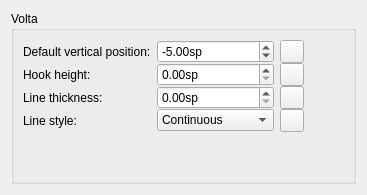
      <widget class="QWidget" name="page_2">
       <layout class="QVBoxLayout" name="verticalLayout_46">
        <item>
         <widget class="QGroupBox" name="groupBox_15">
          <property name="title">
           <string>Volta</string>
          </property>
          <layout class="QGridLayout" name="gridLayout0">
           <property name="verticalSpacing">
            <number>0</number>
           </property>
           <item row="0" column="3">
            <spacer name="horizontalSpacer_5">
             <property name="orientation">
              <enum>Qt::Horizontal</enum>
             </property>
             <property name="sizeHint" stdset="0">
              <size>
               <width>40</width>
               <height>20</height>
              </size>
             </property>
            </spacer>
           </item>
           <item row="0" column="1">
            <widget class="QDoubleSpinBox" name="voltaY">
             <property name="suffix">
              <string extracomment="spatium unit">sp</string>
             </property>
             <property name="minimum">
              <double>-1000.000000000000000</double>
             </property>
             <property name="maximum">
              <double>1000.000000000000000</double>
             </property>
             <property name="value">
              <double>-5.000000000000000</double>
             </property>
            </widget>
           </item>
           <item row="4" column="0">
            <spacer name="verticalSpacer_13">
             <property name="orientation">
              <enum>Qt::Vertical</enum>
             </property>
             <property name="sizeHint" stdset="0">
              <size>
               <width>20</width>
               <height>40</height>
              </size>
             </property>
            </spacer>
           </item>
           <item row="1" column="0">
            <widget class="QLabel" name="label_42">
             <property name="text">
              <string>Hook height:</string>
             </property>
             <property name="buddy">
              <cstring>voltaHook</cstring>
             </property>
            </widget>
           </item>
           <item row="1" column="1">
            <widget class="QDoubleSpinBox" name="voltaHook">
             <property name="suffix">
              <string>sp</string>
             </property>
            </widget>
           </item>
           <item row="2" column="0">
            <widget class="QLabel" name="label_64">
             <property name="text">
              <string>Line thickness:</string>
             </property>
             <property name="buddy">
              <cstring>voltaLineWidth</cstring>
             </property>
            </widget>
           </item>
           <item row="2" column="1">
            <widget class="QDoubleSpinBox" name="voltaLineWidth">
             <property name="suffix">
              <string>sp</string>
             </property>
            </widget>
           </item>
           <item row="3" column="1">
            <widget class="QComboBox" name="voltaLineStyle">
             <item>
              <property name="text">
               <string>Continuous</string>
              </property>
             </item>
             <item>
              <property name="text">
               <string>Dashed</string>
              </property>
             </item>
             <item>
              <property name="text">
               <string>Dotted</string>
              </property>
             </item>
             <item>
              <property name="text">
               <string>Dash-dotted</string>
              </property>
             </item>
             <item>
              <property name="text">
               <string>Dash-dot-dotted</string>
              </property>
             </item>
            </widget>
           </item>
           <item row="3" column="0">
            <widget class="QLabel" name="label_104">
             <property name="text">
              <string>Line style:</string>
             </property>
             <property name="buddy">
              <cstring>voltaLineStyle</cstring>
             </property>
            </widget>
           </item>
           <item row="0" column="0">
            <widget class="QLabel" name="label_40">
             <property name="text">
              <string>Default vertical position:</string>
             </property>
             <property name="buddy">
              <cstring>voltaY</cstring>
             </property>
            </widget>
           </item>
           <item row="0" column="2">
            <widget class="QToolButton" name="resetVoltaY">
             <property name="sizePolicy">
              <sizepolicy hsizetype="Fixed" vsizetype="Fixed">
               <horstretch>0</horstretch>
               <verstretch>0</verstretch>
              </sizepolicy>
             </property>
             <property name="toolTip">
              <string>Reset to default</string>
             </property>
             <property name="accessibleName">
              <string>Reset 'Default vertical position' value</string>
             </property>
             <property name="text">
              <string notr="true"/>
             </property>
             <property name="icon">
              <iconset resource="musescore.qrc">
               <normaloff>:/data/icons/edit-reset.svg</normaloff>:/data/icons/edit-reset.svg</iconset>
             </property>
            </widget>
           </item>
           <item row="1" column="2">
            <widget class="QToolButton" name="resetVoltaHook">
             <property name="sizePolicy">
              <sizepolicy hsizetype="Fixed" vsizetype="Fixed">
               <horstretch>0</horstretch>
               <verstretch>0</verstretch>
              </sizepolicy>
             </property>
             <property name="toolTip">
              <string>Reset to default</string>
             </property>
             <property name="accessibleName">
              <string>Reset 'Hook height' value</string>
             </property>
             <property name="text">
              <string notr="true"/>
             </property>
             <property name="icon">
              <iconset resource="musescore.qrc">
               <normaloff>:/data/icons/edit-reset.svg</normaloff>:/data/icons/edit-reset.svg</iconset>
             </property>
            </widget>
           </item>
           <item row="2" column="2">
            <widget class="QToolButton" name="resetVoltaLineWidth">
             <property name="sizePolicy">
              <sizepolicy hsizetype="Fixed" vsizetype="Fixed">
               <horstretch>0</horstretch>
               <verstretch>0</verstretch>
              </sizepolicy>
             </property>
             <property name="toolTip">
              <string>Reset to default</string>
             </property>
             <property name="accessibleName">
              <string>Reset 'Line thickness' value</string>
             </property>
             <property name="text">
              <string notr="true"/>
             </property>
             <property name="icon">
              <iconset resource="musescore.qrc">
               <normaloff>:/data/icons/edit-reset.svg</normaloff>:/data/icons/edit-reset.svg</iconset>
             </property>
            </widget>
           </item>
           <item row="3" column="2">
            <widget class="QToolButton" name="resetVoltaLineStyle">
             <property name="sizePolicy">
              <sizepolicy hsizetype="Fixed" vsizetype="Fixed">
               <horstretch>0</horstretch>
               <verstretch>0</verstretch>
              </sizepolicy>
             </property>
             <property name="toolTip">
              <string>Reset to default</string>
             </property>
             <property name="accessibleName">
              <string>Reset 'Line style' setting</string>
             </property>
             <property name="text">
              <string notr="true"/>
             </property>
             <property name="icon">
              <iconset resource="musescore.qrc">
               <normaloff>:/data/icons/edit-reset.svg</normaloff>:/data/icons/edit-reset.svg</iconset>
             </property>
            </widget>
           </item>
          </layout>
         </widget>
        </item>
       </layout>
      </widget>
